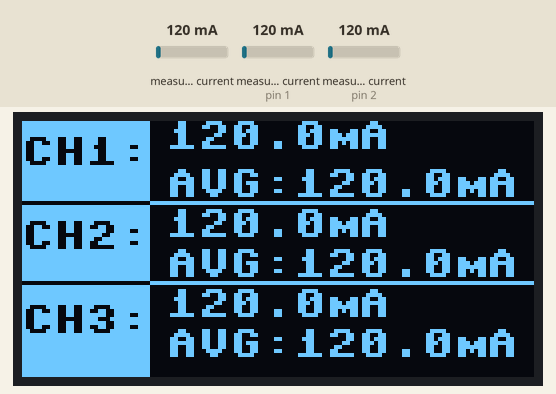
A program run on a simulated MicroPython board. Parts: 128×64 one-colour display. Inputs (shaded band) come from the test bench; at power-on: measured current 120 mA, measured current (sensors on pin 1, pin 2) 120 mA. The clock reads 2024-03-15 10:24:30 at power-on unless the program sets it; library files of the repository ran but are not shown: ssd1306.py; what the program prints to the serial console is not drawn.

Above: at 5.5 s.
5.6 s: measured current (sensor 0) set to 40 mA
At 5.76 s:
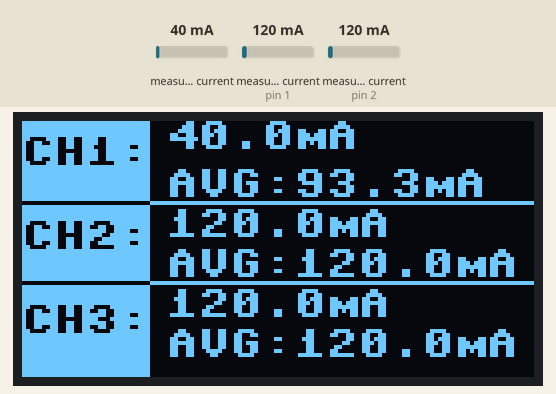
7.1 s: measured current (sensor on pin 1) set to 40 mA
At 7.23 s:
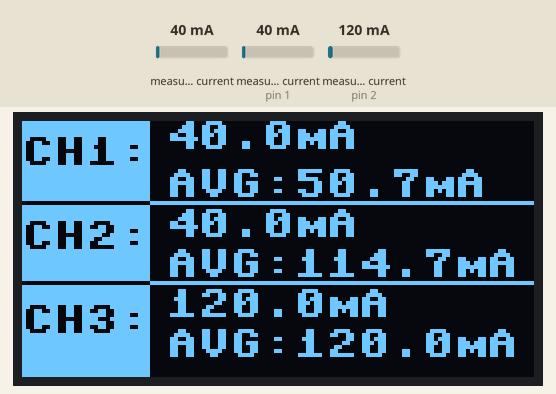
8.6 s: measured current (sensor on pin 2) set to 40 mA
At 8.71 s:
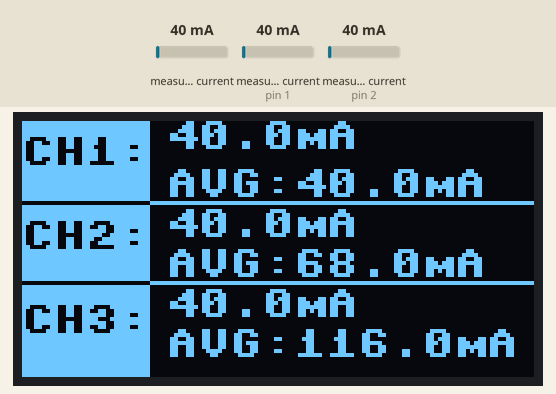
10.1 s: measured current (sensor 0) set to 500 mA
At 10.18 s:
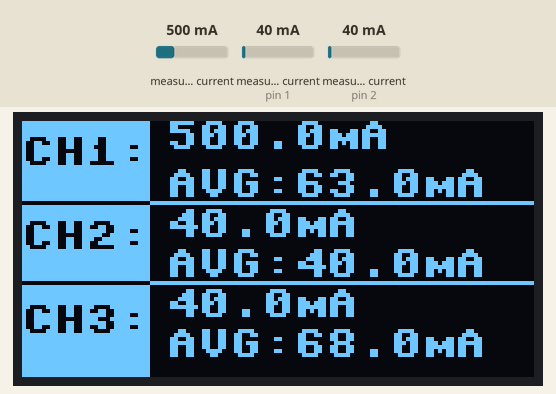
11.6 s: measured current (sensor on pin 1) set to 500 mA
At 11.78 s:
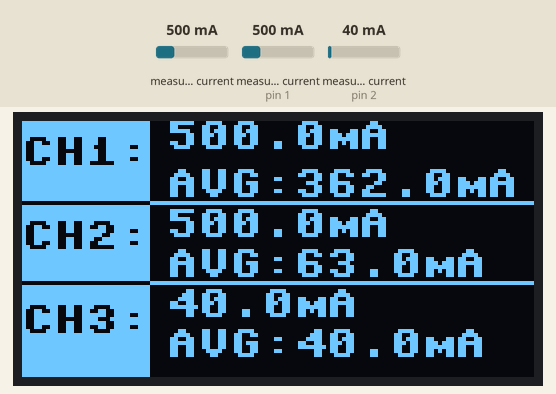
13.2 s: measured current (sensor on pin 2) set to 500 mA
At 13.38 s:
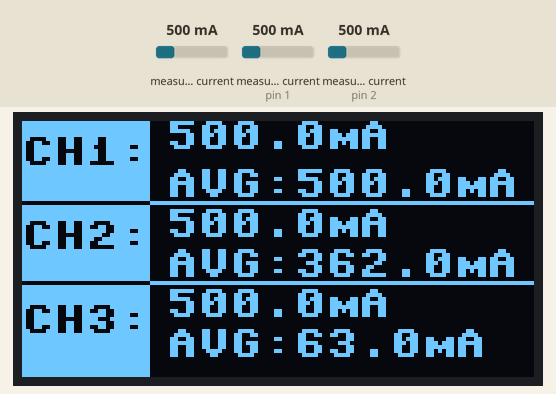

Measured:
- after the input at 5.6 s, the display: changes after 0.10 s (image 1)

The program:

main.py
```python
import time,gc
import json,os
from machine import Pin,I2C
import ina3221
import ssd1306


ch=Pin(2,Pin.IN,Pin.PULL_UP)
t=1
while True:
    t+=1
    print(ch.value())
    if not ch.value():
        type_run=2
        del ch
        time.sleep(3)
        ac="WEB"
        print("WEB")
        break
    if t>50:
        type_run=1
        del ch
        print("NO WEB")
        ac="NO WEB"
        break
    time.sleep_ms(100)


i2c=I2C(scl=Pin(0),sda=Pin(2), freq=4000000)
oled=ssd1306.SSD1306_I2C(128,64,i2c)
ina=ina3221.INA3221(i2c,addr=0x40)
#ina=ina3221.INA3221(i2c,addr=0x43)
#OLED
oled.text(ac,0,0)
oled.show()
time.sleep_ms(500)

if type_run==1:
    from just_oled import just_oled_run
    just_oled_run(oled,ina)


#web 联网
import network
from uWeb import uWeb, loadJSON
from just_oled import display_simple

try:
    f=open("config.dat","r")
    config=json.loads(f.read())
    f.close()
except Exception as e:
    config={"name":"","password":""}
    f=open("config.dat","w")
    f.write(json.dumps(config))
    f.close()

if config["name"]:
    sta_if = network.WLAN(network.STA_IF)
    sta_if.active(True)
    sta_if.connect(config["name"],config["password"])
    for _ in range(100):
        if sta_if.isconnected():
            print('\nConnected! Network information:', sta_if.ifconfig())
            break
        else:
            print('.', end='')
            time.sleep_ms(100)
    if sta_if.isconnected():
        conn=1
        print(sta_if.ifconfig())
        oled.fill(0)
        oled.text("wifi:"+config["name"],0,0)
        oled.text(sta_if.ifconfig()[0],0,8)
        oled.text("ip:8000/",0,16)
        oled.show()
    else:
        sta_if.disconnect()
        conn=0
        wlan_ap = network.WLAN(network.AP_IF)
        wlan_ap.active(True)
        wlan_ap.config(essid="wani",password="12345678",authmode=network.AUTH_WPA_WPA2_PSK)


def ina_dic(): #电流获取
    global ina
    return {'a_1': ina.getI(0),'a_2': ina.getI(1),'a_3': ina.getI(2)}


server = uWeb("0.0.0.0", 8000)  #init uWeb object


def wifi():
    vars=config
    print(config)
    server.render('wifi.html', variables=vars)

def wifipost():
    print('Payload: ', loadJSON(server.request_body))
    c=loadJSON(server.request_body)
    if c:
        f=open("config.dat","w")
        f.write(json.dumps(c))
        f.close()
    server.render('wifi.html', variables=c)


def home(): #render HTML page
    vars = ina_dic()
    display_simple(oled,vars["a_1"],vars["a_2"],vars["a_3"])
    server.render('content.html', variables=vars)


def get_ina():
    server.sendJSON(ina_dic())

#configure routes
server.routes(({
    (uWeb.GET, "/"): home,
    (uWeb.GET, "/wifi"): wifi,
    (uWeb.POST, "/wifi"): wifipost,
    (uWeb.GET, "/i"): get_ina,
}))

#start server
server.start()
```

ina3221.py
```python
from machine import I2C, Pin, Timer
from micropython import const
import time

INA3221_I2C_ADDR = const(64)
INA3221_REG_MASK = const(0x0f)
INA3221_REG_ID = const(0xff)
R_SHUNT = [100, 100, 100]

class INA3221:
    def __init__(self, i2c,addr = INA3221_I2C_ADDR):
        self.addr = addr
        self.i2c = i2c
        self.buf = bytearray(2)
    def getVShuntRaw(self, chl_num = 0):
        """获取分压电阻原始数据"""
        reg = 1 + chl_num * 2
        v_shunt_raw = self.i2c.readfrom_mem(self.addr, reg, 2)
        return v_shunt_raw

    def getVBusRaw(self, chl_num = 0):
        """获取输入电压原始数据"""
        reg = (chl_num + 1)* 2
        v_bus_raw = self.i2c.readfrom_mem(self.addr, reg, 2)
        return v_bus_raw

    def getVBus(self, chl_num = 0):
        """获取输入电压"""
        v_bus_raw = self.getVBusRaw(chl_num)
        v_bus = v_bus_raw[0]  * 256 + v_bus_raw[1]
        return v_bus


    def getIShunt(self, chl_num = 0):
        """获取chl_num电流"""
        v_shunt_raw = self.getVShuntRaw(chl_num)
        v_shunt = v_shunt_raw[1] * 5 + v_shunt_raw[0] * 1280
        i_shunt = v_shunt / R_SHUNT[chl_num]
        return i_shunt
    def getI(self,chl_num=0,avg=20):
        """获取电流，默认1ms一次，20ms为一次测量电流,0.02秒一次"""
        a=0
        for i in range(avg):
            while True:
                i_o=self.getIShunt(chl_num)
                if i_o<2000:
                    #inna最大电流为1.6A，超过2A的为错误值
                    break
            a=a+i_o
#             time.sleep_ms(1)
        return round(a/avg,1)
```

just_oled.py
```python
import time
def avg(li):
    eq=0
    if li[-1]>0.4 :
        eq=round(sum(li)/len(li),1)
    return eq

def display(oled,ch1,avg1,ch2,avg2,ch3,avg3):
    oled.fill(0)
    oled.fill_rect(0, 0, 32, 64, 1)
    oled.text("CH1:",0,4,0)
    oled.text(str(ch1)+"mA",36,0)
    oled.line(0,20,32,20,0)
    oled.hline(32,20,128,20)
    oled.text("CH2:",0,25,0)
    oled.text(str(ch2)+"mA",36,22)
    oled.line(0,40,32,40,0)
    oled.hline(32,40,128,40)
    oled.text("CH3:",0,46,0)
    oled.text(str(ch3)+"mA",36,42)
    oled.text("AVG:"+str(avg1)+"mA",36,12)
    oled.text("AVG:"+str(avg2)+"mA",36,32)
    oled.text("AVG:"+str(avg3)+"mA",36,52)
    oled.show()


def display_simple(oled,ch1,ch2,ch3):
    oled.fill(0)
    oled.fill_rect(0, 0, 32, 64, 1)
    oled.text("CH1:",0,4,0)
    oled.text(str(ch1)+"mA",36,4)
    oled.line(0,20,32,20,0)
    oled.hline(32,20,128,20)
    oled.text("CH2:",0,25,0)
    oled.text(str(ch2)+"mA",36,26)
    oled.line(0,40,32,40,0)
    oled.hline(32,40,128,40)
    oled.text("CH3:",0,46,0)
    oled.text(str(ch3)+"mA",36,46)
    oled.show()

def just_oled_run(oled,ina):
    avg_list_0=[]
    avg_list_1=[]
    avg_list_2=[]
    t=time.time()
    while True:
        if len(avg_list_0)>=20:
            avg_list_0.pop(0)
            avg_list_1.pop(0)
            avg_list_2.pop(0)
        avg_list_0.append(ina.getI(0))
        avg_list_1.append(ina.getI(1))
        avg_list_2.append(ina.getI(2))
        a1=avg_list_0[-1]
        a2=avg_list_1[-1]
        a3=avg_list_2[-1]
        v1=avg(avg_list_0)
        v2=avg(avg_list_1)
        v3=avg(avg_list_2)
        display(oled,a1,v1,a2,v2,a3,v3)
        time.sleep(0.1)
```
